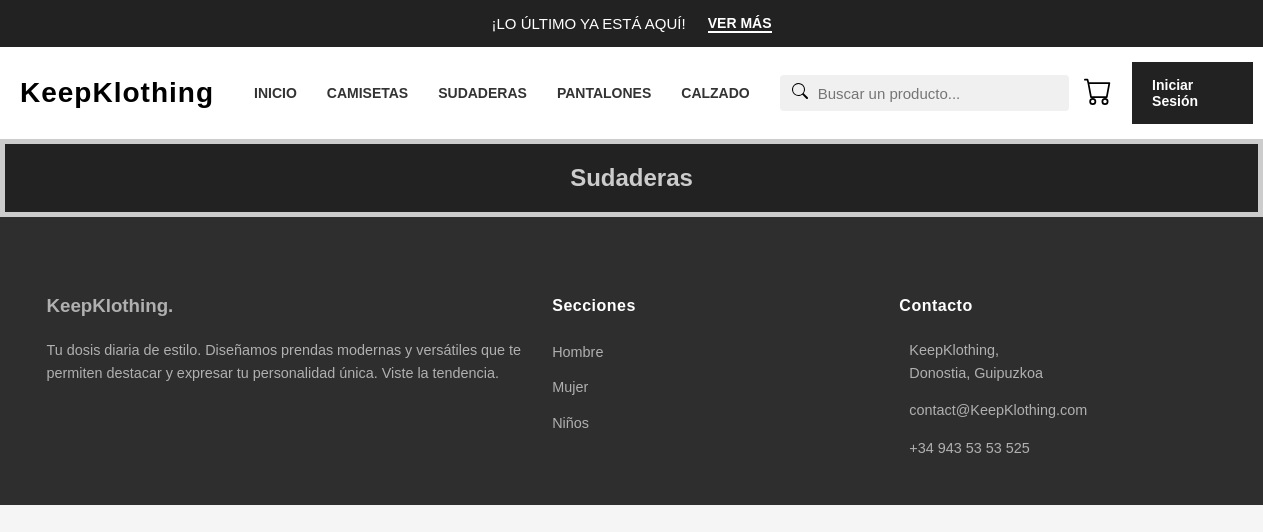
Page /filters/Sudaderas on the earlier database version.
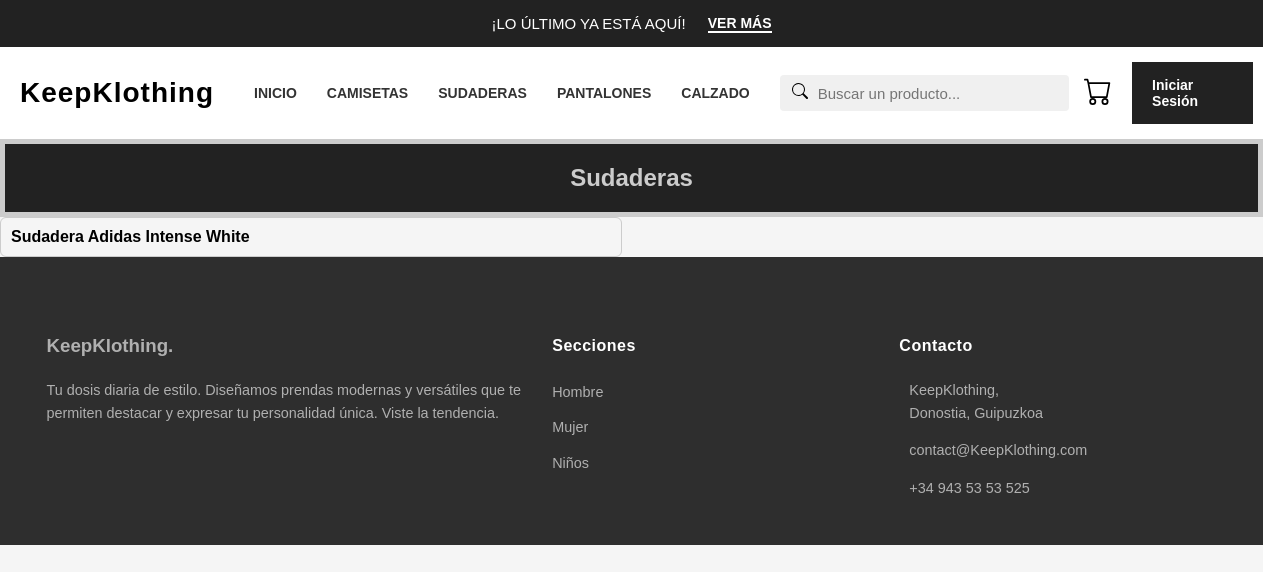
Same page on the later database version.
### app/models.py (models this page shows, shortened)
class Producto(models.Model):
    id_producto = models.AutoField(primary_key=True)
    nombre = models.CharField(max_length=200)
    descripcion = models.TextField(blank=True)
    categoria = models.ForeignKey(
        Categoria,
        on_delete=models.PROTECT,
        related_name="productos"
    )
    precio = models.DecimalField(
        max_digits=10, decimal_places=2,
        validators=[MinValueValidator(Decimal("0.00"))]
    )
    marca = models.ForeignKey(Marca,on_delete= models.PROTECT, related_name="productos")
    stock = models.PositiveIntegerField(validators=[MinValueValidator(0)])
    imagen_url = models.URLField(blank=True)
    fecha_alta = models.DateTimeField(auto_now_add=True)
    class Meta:
        db_table = "PRODUCTO"

### app/views.py (the view)
# urls.py: path("filters/<str:nombre_categoria>", views.filters, name="filters"),
def filters(request, nombre_categoria):
    categoria = Categoria.objects.get(nombre = nombre_categoria)
    lista_productos = categoria.productos.all()  # Aqui uso el related name "productos" de la relacion Categoria-Producto
    context = {
        'categoria': categoria,
        'productos': lista_productos
    }
    return render(request, 'productFilter.html', context)

### app/models.py (called while the page is built)
    def __str__(self):
        return self.nombre

### app/templates/productFilter.html
{% extends 'base.html'%}
{% block content %}
{%load static%}
<link rel="stylesheet" href="{% static 'css/filterStyle.css' %}">
<main>
    <header class="headerCat">
        <h2>{{categoria}}</h2>
    </header>
    <div id="display-productos">
        {% for producto in productos%}
            <div class="producto"><strong>{{producto.nombre}}</strong></div>
        {% endfor %}
    </div>
</main>
{% endblock %}

Differences in the rows shown:
added Producto: nombre "Sudadera Adidas Intense White"
